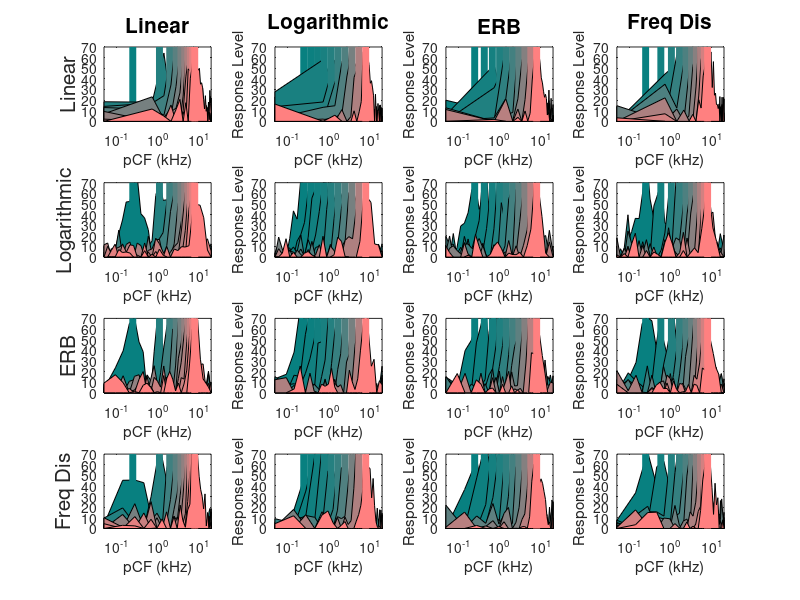
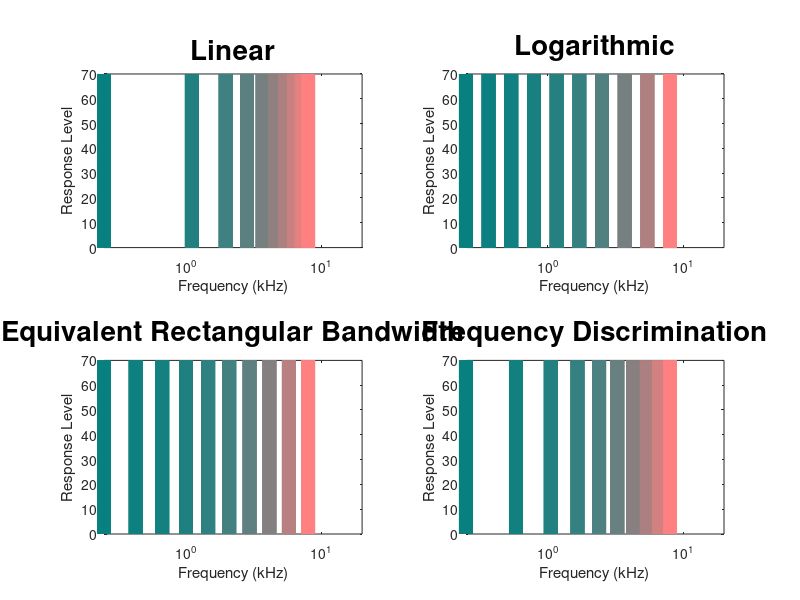
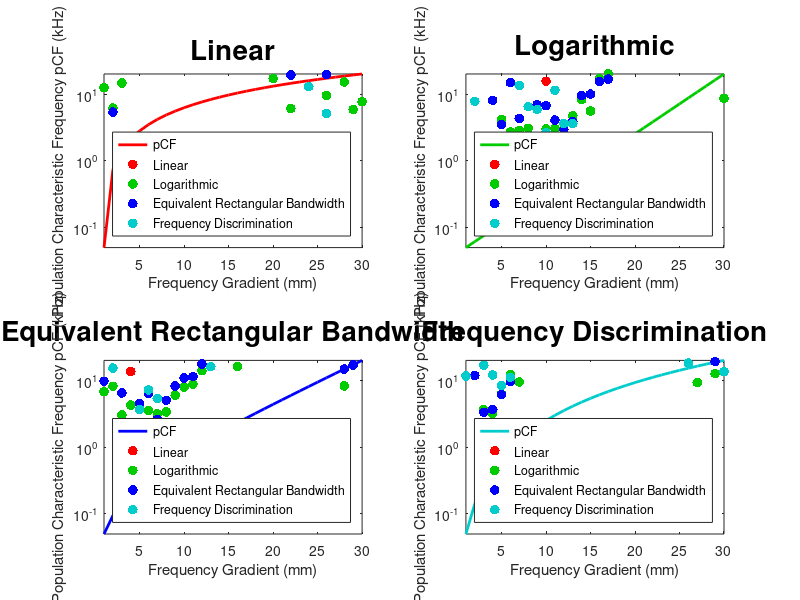
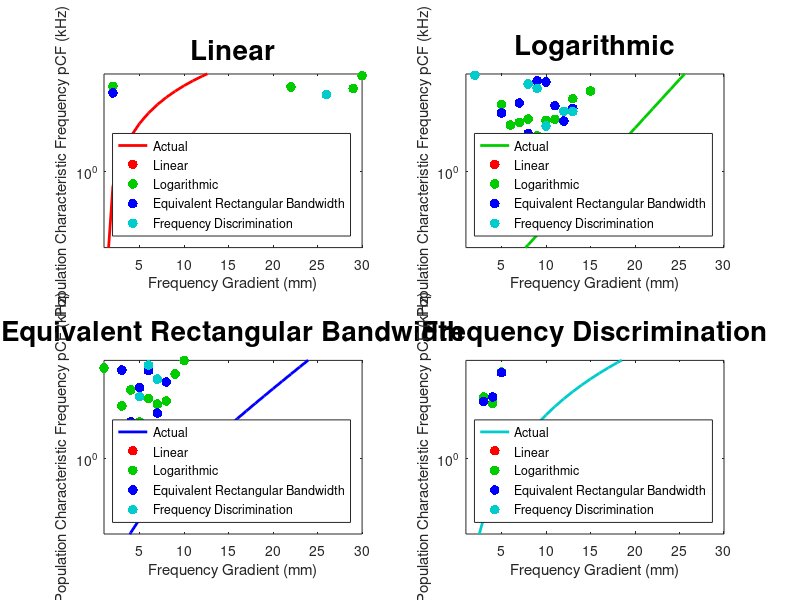

Write the MATLAB code that produced these figures, in order.
function data = fMRIFreqMagModel
% Model of Frequency magnification imaged using fMRI
% effect on stimulus spacing on recorded response compared to underlying
% spacing of neuron/voxel characterisic frequency spacing

%% TO DO
% Add spread of HMDR - apply to voxel response
% Add noise
% Add frequency selectivity spacing
% create bandpass noise stimuli
% each voxel contain many tuning curves - loop current code for each voxel
% and take weighted average - then convovle with gaussian Hymodynmaic
% spread response
% plot superimposed stimuli responses
% plot neuron response as line, voxel as point
% 30 random numbers - create coiefient 
% assign colour for each scaling

clc; close all

%% Neuronal population Magnification domain fucntion
% VoxelMagSpace = {str2func('@lcfNErb'),str2func('@FreqDisMagDom')};
% VoxelMagSpace2Freq = {str2func('@lcfInvNErb'),str2func('@FreqDisMagDom2Fre')};
% VoxelFilterWidth = {str2func('@lcfErb'),str2func('@FreqDisMagDom2Freq')};

%% Neuronal population Magnification domain fucntion
VoxelMagSpace = {str2func('@lcfNErb')};
VoxelMagSpace2Freq = {str2func('@lcfInvNErb')};
VoxelFilterWidth = {str2func('@lcfErb'),str2func('@lcfErb'),str2func('@lcfErb'),str2func('@lcfErb')};

%% Stimuli Magnification domain functions
% magDomain,magScale2F,magFilterWidth
StimMagDomain = {str2func('@LinMagDom'),str2func('@LogMagDom'),str2func('@lcfNErb'),str2func('@FreqDisMagDom')};
StimMagDomain2Freq = {str2func('@LinMagDom2Freq'),str2func('@LogMagDom2Freq'),str2func('@lcfInvNErb'),str2func('@FreqDisMagDom2Freq')};
StimSpacingNames = {'Linear','Logarithmic','Equivalent Rectangular Bandwidth','Frequency Discrimination'};   % names for graph titles for each stimulus spacing - must be in same order as StimMagDomain and StimMagDomain2Freq variables
StimSpacingNamesv2 = {'Linear','Logarithmic','ERB','Freq Dis'};

%% Stimuli Properties
StimHighFreq = 8;  % highest frequency to test
StimLowFreq = 0.25; % lowest frequency to test
StimNum = 10;   % number of stimulus
StimdB = 70;
%% Voxel Population Properties
% Auditory system properties
HighFreq = 20;  % Highest frequency of the system
LowFreq = 0.05; % Lowest frequency of the system
Gradient = 30; % length of gradient in mm
nNeurons = 100000; % number of neurons per mm
% Imaging Properties
Resolution = 1;  % resolution of imaging in mm
nVoxels = Gradient/Resolution; % number of voxels
NeuronDensity = nNeurons .* Resolution; % number of neurons in each voxel
HDspread = 3; % spread of hemodynamic response in mm

% Spacing Properites
C = 1; % constant scaling for voxel tuning width

%% Figure Properites
SpacingColour = {[1 0 0],[0 0.8 0],[0 0 1],[0 0.8 0.8]};

VoxelMagSpace = StimMagDomain ;
VoxelMagSpace2Freq = StimMagDomain2Freq;

VMD = cell(length(VoxelMagSpace),1);
SMD = struct('VoxRes', ones(StimNum,nVoxels), ...
    'VCharaFreq', ones(nVoxels), ...
    'fMRIdata', ones(nVoxels));
Res = cell(length(StimMagDomain),1);
PlotIndex = [0 4 8 12]

for iVMD = 1:length(VoxelMagSpace)
    % Spacing Properites
    data.VoxelProp(iVMD)  = VoxelProperties(LowFreq,HighFreq,nVoxels,C,VoxelMagSpace{iVMD},VoxelMagSpace2Freq{iVMD},VoxelFilterWidth{iVMD});    %     (LowFreq,HighFreq,nVoxels,C,magDomain,magScale2F,magFilterWidth)
    
    for iSMD = 1:length(StimMagDomain)
        %% create stimuli frequencies for each spacing
        StimFreq = StimMagDomain2Freq{iSMD}(linspace(StimMagDomain{iSMD}(StimLowFreq),StimMagDomain{iSMD}(StimHighFreq),StimNum)); % frequencies of stimuli - 3D matrix for band limited noise
        
        %% create stimuli gain structure
        StimLev = ones(size(StimFreq)).*StimdB; % can use to model filter response
        
        %% loop for each voxel
         figure (1)
        for i = 1:length(StimFreq)
            SMD.VoxRes(i,:) = VoxelResponse (StimFreq(i),StimLev,data.VoxelProp(iVMD).VFreqC,data.VoxelProp(iVMD).p);
            SMD.VoxRes(SMD.VoxRes<0) = 0;
            subplot(length(VoxelMagSpace),length(StimMagDomain),iSMD + PlotIndex(iVMD));
            area(data.VoxelProp(iVMD).VFreqC,SMD.VoxRes(i,:), 'FaceColor',[(StimFreq(i)./max(StimFreq)) 0.5 0.5]), set(gca,'XScale','log'), xlabel('pCF (kHz)'), ylabel('Response Level'), axis tight, ylim ([0 StimLev(i)]), xlim ([0 20]);
            hold on
            line(repmat(StimFreq(i),1,2),[min(ylim) StimLev(i)], 'color',[(StimFreq(i)./max(StimFreq)) 0.5 0.5], 'LineWidth', 5)
            if iVMD == 1
               title (StimSpacingNamesv2{iSMD}, 'FontSize', 15)
            end
             if iSMD == 1
               ylabel (StimSpacingNamesv2{iVMD}, 'FontSize', 15)
            end
        end

        
        figure (2)
        for i = 1:length(StimFreq)
           subplot(length(VoxelMagSpace)./2,length(StimMagDomain)./2,iSMD);
%             plot(data.VoxelProp(iVMD).VFreqC,SMD.VoxRes(i,:), 'color',[(StimFreq(i)./max(StimFreq)) 0.5 0.5]), set(gca,'XScale','log'), title (StimSpacingNames{iSMD}), xlabel('Actual Voxel Characterisic Frequency (kHz)'), ylabel('Response Level'), axis tight, ylim ([0 StimLev(i)]);
%             semilogx(repmat(StimFreq(i),1,2),[min(ylim) StimLev(i)], 'LineWidth', 2)
%             set(gca,'XScale','log'), title (StimSpacingNames{iSMD}), xlabel('Actual Voxel Characterisic Frequency (kHz)'), ylabel('Response Level'), axis tight, ylim ([0 StimLev(i)]), xlim ([0 20]);          

            plot(repmat(StimFreq(i),1,2),[min(ylim) StimLev(i)], 'color',[(StimFreq(i)./max(StimFreq)) 0.5 0.5], 'LineWidth', 10), set(gca,'XScale','log'), title (StimSpacingNames{iSMD}, 'FontSize', 20), xlabel('Frequency (kHz)'), ylabel('Response Level'), ylim ([0 StimLev(i)]), xlim ([0 20]);          
%         text(iSMD./4, iSMD./4, num2str(StimFreq))
hold on
        end
        % weight average response for each voxel in stimuli domain (stimuli domain because stimuli ID used for calulation)
        %         for i = 1:nVoxels
        SMD.VCharaFreq = VoxelCharacterFrequency (StimFreq, SMD.VoxRes,StimMagDomain{iSMD},StimMagDomain2Freq{iSMD});
        %         end
        
        %% fMRI response data
        %% convolve with Hemodynamic spread
        %         SMD.fMRIdata(iSMD) = fMRIResponse (SMD.VCharaFreq(iSMD),HDspread);
        
        Res{iSMD}= SMD;
        
    end
    data.VMD{iVMD,1} = Res;
end  
    %% plot Voxel characterisic frequencies - actual vs measured
%     for iVMD = 1:length(VoxelMagSpace)
%         figure (2)
%         for iSMD = 1:length(StimMagDomain)
%             subplot(length(VoxelMagSpace),length(StimMagDomain),iSMD + PlotIndex(iVMD));
%             plot (1:nVoxels,data.VoxelProp(iVMD).VFreqC, 'r'), axis tight
%             hold on
%             scatter (1:nVoxels,data.VMD{iVMD,1}{iSMD ,1}.VCharaFreq)
%             set(gca,'YScale','log'), xlabel('Frequency Gradient (mm)'), ylabel('C.Freq (kHz)'),title (StimSpacingNames{iSMD}),legend('Actual','Measured','Location','SouthEast')
%         end
%     end
for iVMD = 1:length(VoxelMagSpace)
    figure (3)
    subplot(length(VoxelMagSpace)./2, length(VoxelMagSpace)./2, iVMD);
    plot (1:nVoxels,data.VoxelProp(iVMD).VFreqC, 'color',SpacingColour{iVMD}, 'LineWidth', 2), axis tight, title (StimSpacingNames{iVMD}, 'FontSize', 20)
    hold on
    for iSMD = 1:length(StimMagDomain)
        scatter (1:nVoxels,data.VMD{iVMD,1}{iSMD ,1}.VCharaFreq, 50, SpacingColour{iSMD}, 'fill')
        set(gca,'YScale','log'), xlabel('Frequency Gradient (mm)'), ylabel('Population Characteristic Frequency pCF (kHz)'),legend('pCF',(StimSpacingNames{1}),(StimSpacingNames{2}),(StimSpacingNames{3}),(StimSpacingNames{4}),'Location','SouthEast');
%  xlabel('Frequency Gradient (mm)'), ylabel('Population Characteristic Frequency pCF (kHz)'),legend('Actual',(StimSpacingNames{1}),(StimSpacingNames{2}),(StimSpacingNames{3}),(StimSpacingNames{4}),'Location','SouthEast')

    end
end
for iVMD = 1:length(VoxelMagSpace)
    figure (4)
    subplot(length(VoxelMagSpace)./2, length(VoxelMagSpace)./2, iVMD);
    plot (1:nVoxels,data.VoxelProp(iVMD).VFreqC, 'color',SpacingColour{iVMD}, 'LineWidth', 2), axis tight, title (StimSpacingNames{iVMD}, 'FontSize', 20), ylim ([0.2 8])
    hold on
    for iSMD = 1:length(StimMagDomain)
        scatter (1:nVoxels,data.VMD{iVMD,1}{iSMD ,1}.VCharaFreq, 50, SpacingColour{iSMD}, 'fill')
        set(gca,'YScale','log'), xlabel('Frequency Gradient (mm)'), ylabel('Population Characteristic Frequency pCF (kHz)'),legend('Actual',(StimSpacingNames{1}),(StimSpacingNames{2}),(StimSpacingNames{3}),(StimSpacingNames{4}),'Location','SouthEast');
%  xlabel('Frequency Gradient (mm)'), ylabel('Population Characteristic Frequency pCF (kHz)'),legend('Actual',(StimSpacingNames{1}),(StimSpacingNames{2}),(StimSpacingNames{3}),(StimSpacingNames{4}),'Location','SouthEast')

    end
end
% end

end
function Response = VoxelResponse (StimF,StimLev,VoxelFreqC,p)
StimInt = 10.^(StimLev/10);
Int = zeros(1,length(VoxelFreqC)); % Response intensity for each Voxel
for I = 1:length(VoxelFreqC)
    for II = 1:length(StimF)
        g = abs((StimF(II)-VoxelFreqC(I))/VoxelFreqC(I));
        fw=(1+(p(I)*g)).*exp(-p(I)*g); %Two parameter roex
        Int(I) = Int(I)+fw*StimInt(II);
    end
end
NoiseLev = 10;
noise = randn (1,length(VoxelFreqC)).*NoiseLev;
Response = 10*log10(max(Int,1)); % Threshold intensity response and convert to dB
Response = Response + noise; %% set negative values to 0
% Response = Int; % no threshold
% Response = max(Int,1);
end
function VCharaFreq = VoxelCharacterFrequency (StimFreq, VoxRes,StimMagDomain,StimMagDomain2Freq)
VCharaFreq = zeros(length(VoxRes),1);
StimFreqStimDomain = StimMagDomain(StimFreq);
for i = 1:length(VoxRes)
    VCharaFreq (i) = sum((StimFreqStimDomain'.*VoxRes(:,i)))./sum(VoxRes(:,i)); % need to convert to linear spacing - convert to mag domain then convert back for characteristic frequencies
end
VCharaFreq(isnan(VCharaFreq)) = 0 ;

VCharaFreq = StimMagDomain2Freq(VCharaFreq);
%% need to convert back to frequency domain
end
function Response = fMRIResponse (StimF,StimLev,VoxelFreqC,p)
% hemodynamic spread
%% Parkes (2005) at 3 T
%% Find paper for 7T - around 2.3 mm
% FWHM GE = 3.9 +/- 0.7 mm, SE = 3.4 +/- 0.8
StimInt = 10.^(StimLev/10);
Int = zeros(1,length(VoxelFreqC)); % Response intensity for each Voxel
for I = 1:length(VoxelFreqC)
    for II = 1:length(StimF)
        g = abs((StimF(II)-VoxelFreqC(I))/VoxelFreqC(I));
        fw=(1+(p(I)*g)).*exp(-p(I)*g); %Two parameter roex
        Int(I) = Int(I)+fw*StimInt(II);
    end
end
Response = 10*log10(max(Int,1)); % Threshold intensity response and convert to dB
% Response = Int; % no threshold
% Response = max(Int,1);
end
function VoxelProp = VoxelProperties(LowFreq,HighFreq,nVoxels,C,magDomain,magScale2F,magFilterWidth)
VoxelProp.VmagScale = linspace(magDomain(LowFreq),magDomain(HighFreq),nVoxels); % Linearly space in magnification scale domain (ERB, FS, LOG, LIN)
VoxelProp.VFreqC = magScale2F(VoxelProp.VmagScale);   % Voxel Characterisic Frequency - Convert maginification scale values to frequency values (kHz)
VoxelProp.VTuningWidth = magFilterWidth(VoxelProp.VFreqC); % Voxel frequency tuning width for each Voxel Charactersic Frequency (for each voxel)(Bandwidth in?)
VoxelProp.p = C*4*VoxelProp.VFreqC./VoxelProp.VTuningWidth; % Filter coefficient of each Voxel % VTuningWidth - population tuning width / populationERB
end
function y = LinMagDom(f)
y = f;
end
function f = LinMagDom2Freq(x)
f = x;
end
function y = LogMagDom(f)
y = log10(f);
end
function f = LogMagDom2Freq(x)
f = 10.^(x);
end
function erb = lcfErb(f)
% ***** lcfErb *****
% ERBs as per Glasberg and Moore (1990);
A = 24.7/1000; B = 4.37;
erb = A*(B*f+1);
end
function nerb = lcfNErb(f)
% ***** lcfNErb *****
% Converts frequency to ERB number;
A = 24.7/1000; B = 4.37;
nerb = 1/(A*B)*log(B*f+1);
end
function f = lcfInvNErb(nerb)
% ***** lcfInvNErb *****
% Converts ERB number to frequency;
A = 24.7/1000; B = 4.37;
f = 1/B*(exp(A*B*nerb)-1);
end
function DLF= FreqDisTuningWidth (f)

%% log DLF = a'sqrt(F) + k' + m'(SL^-1) % Nelson et al (1983)
% Nelson et al k' = -0.15, m' = 5.056, a' = 0.0214

%% Weir (1977) = log DLF = a sqrt(F) + b % depended on dB SL

a = 0.0214; k = -0.15; m = 5.056; SL = 40;

DLF = log10(a(sqrt(f)) + k + m(SL^-1));


% FreqSelTunWid = f;
end
function y = FreqDisMagDom(f)
%% number of Freq Selectivity units
a = 0.0214; k = -0.15; m = 5.056; SL = 35;
y = exp(a .* sqrt(f) + k + m.*(SL.^-1));
end
function f = FreqDisMagDom2Freq(x)
a = 0.0214; k = -0.15; m = 5.056; SL = 35;
f = ((log(x) - (k + m.*(SL.^-1)))./a).^2;
end